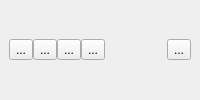
  <widget class="QDockWidget" name="actionHistoryDockWidget">
   <property name="toolTip">
    <string>History of actions for undo-redo</string>
   </property>
   <property name="windowTitle">
    <string>Action History</string>
   </property>
   <attribute name="dockWidgetArea">
    <number>2</number>
   </attribute>
   <widget class="QWidget" name="actionHistorydockWidgetContents">
    <layout class="QVBoxLayout" name="actionHistorydockWidgetContentsLayout">
     <item>
      <layout class="QHBoxLayout" name="horizontalLayout_6">
       <property name="spacing">
        <number>0</number>
       </property>
       <item>
        <widget class="QToolButton" name="historyBackwardKey">
         <property name="text">
          <string>...</string>
         </property>
         <property name="icon">
          <iconset resource="../icons.qrc">
           <normaloff>:/glmixer/icons/media-skip-backward.png</normaloff>:/glmixer/icons/media-skip-backward.png</iconset>
         </property>
         <property name="iconSize">
          <size>
           <width>24</width>
           <height>24</height>
          </size>
         </property>
        </widget>
       </item>
       <item>
        <widget class="QToolButton" name="historyBackward">
         <property name="text">
          <string>...</string>
         </property>
         <property name="icon">
          <iconset resource="../icons.qrc">
           <normaloff>:/glmixer/icons/media-seek-backward.png</normaloff>:/glmixer/icons/media-seek-backward.png</iconset>
         </property>
         <property name="iconSize">
          <size>
           <width>24</width>
           <height>24</height>
          </size>
         </property>
        </widget>
       </item>
       <item>
        <widget class="QToolButton" name="historyForward">
         <property name="text">
          <string>...</string>
         </property>
         <property name="icon">
          <iconset resource="../icons.qrc">
           <normaloff>:/glmixer/icons/media-seek-forward.png</normaloff>:/glmixer/icons/media-seek-forward.png</iconset>
         </property>
         <property name="iconSize">
          <size>
           <width>24</width>
           <height>24</height>
          </size>
         </property>
        </widget>
       </item>
       <item>
        <widget class="QToolButton" name="historyForwardKey">
         <property name="text">
          <string>...</string>
         </property>
         <property name="icon">
          <iconset resource="../icons.qrc">
           <normaloff>:/glmixer/icons/media-skip-forward.png</normaloff>:/glmixer/icons/media-skip-forward.png</iconset>
         </property>
         <property name="iconSize">
          <size>
           <width>24</width>
           <height>24</height>
          </size>
         </property>
        </widget>
       </item>
       <item>
        <spacer name="horizontalSpacer_5">
         <property name="orientation">
          <enum>Qt::Horizontal</enum>
         </property>
         <property name="sizeHint" stdset="0">
          <size>
           <width>18</width>
           <height>20</height>
          </size>
         </property>
        </spacer>
       </item>
       <item>
        <widget class="QToolButton" name="historyClear">
         <property name="toolTip">
          <string>Clear</string>
         </property>
         <property name="text">
          <string>...</string>
         </property>
         <property name="icon">
          <iconset resource="../icons.qrc">
           <normaloff>:/glmixer/icons/clean.png</normaloff>:/glmixer/icons/clean.png</iconset>
         </property>
         <property name="iconSize">
          <size>
           <width>24</width>
           <height>24</height>
          </size>
         </property>
        </widget>
       </item>
      </layout>
     </item>
    </layout>
   </widget>
  </widget>
